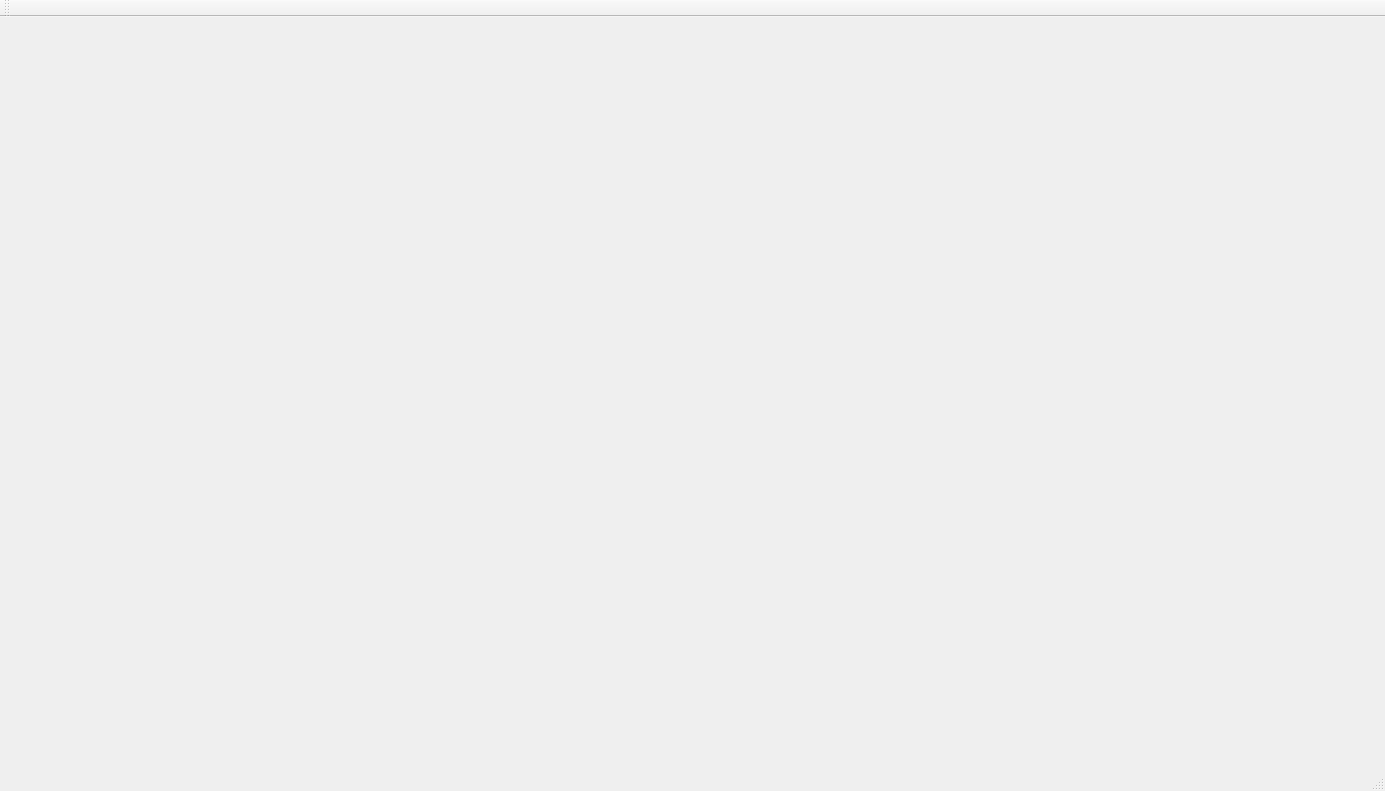
<?xml version="1.0" encoding="UTF-8"?>
<ui version="4.0">
 <class>MainWindow</class>
 <widget class="QMainWindow" name="MainWindow">
  <property name="geometry">
   <rect>
    <x>0</x>
    <y>0</y>
    <width>1385</width>
    <height>791</height>
   </rect>
  </property>
  <property name="windowTitle">
   <string>MainWindow</string>
  </property>
  <widget class="QWidget" name="centralWidget">
   <widget class="QWidget" name="verticalLayoutWidget">
    <property name="geometry">
     <rect>
      <x>100</x>
      <y>50</y>
      <width>1241</width>
      <height>661</height>
     </rect>
    </property>
    <layout class="QVBoxLayout" name="verticalLayout"/>
   </widget>
  </widget>
  <widget class="QMenuBar" name="menuBar">
   <property name="geometry">
    <rect>
     <x>0</x>
     <y>0</y>
     <width>1385</width>
     <height>21</height>
    </rect>
   </property>
  </widget>
  <widget class="QToolBar" name="mainToolBar">
   <attribute name="toolBarArea">
    <enum>TopToolBarArea</enum>
   </attribute>
   <attribute name="toolBarBreak">
    <bool>false</bool>
   </attribute>
  </widget>
  <widget class="QStatusBar" name="statusBar"/>
 </widget>
 <layoutdefault spacing="6" margin="11"/>
 <resources/>
 <connections/>
</ui>
